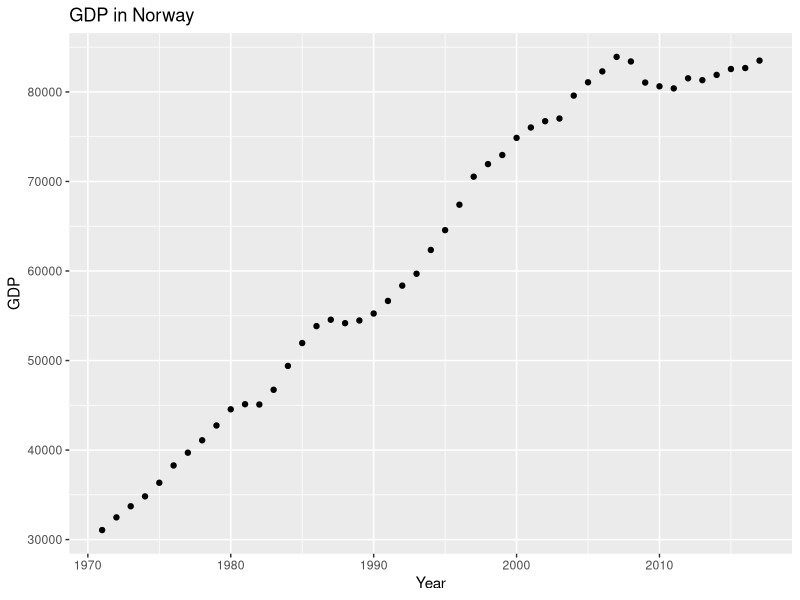

Reproduce this figure in R.


library(readr)
library(tidyverse)
pwt = read.csv("pwt.csv", head = TRUE)

pwt = pwt[pwt$year>1970,]

gdp_nor = pwt[pwt$country == "Norway",]
gdp_nor = data.frame(gdp_nor$year,gdp_nor$gdp)

p = ggplot(gdp_nor,aes(x = gdp_nor.year, y = gdp_nor.gdp)) + geom_point() + labs(x = "Year",y = "GDP",title = "GDP in Norway")
ggsave("GDP_norway.png",plot = p)

#grow rates for china
china_70_00 = pwt |> filter(pwt$country == "China" & pwt$year <2000 & pwt$year > 1970)

print(china_70_00)
vekst = function(x){
  vekst = c()
  ar = length(x)
  for (i in 1:ar){
    vekst = c(vekst,x[i+1]-x[i])}
  
  return (vekst)
}

v = (vekst(china_70_00$gdp))
ar = china_70_00$year

frame = data.frame(ar,v)
